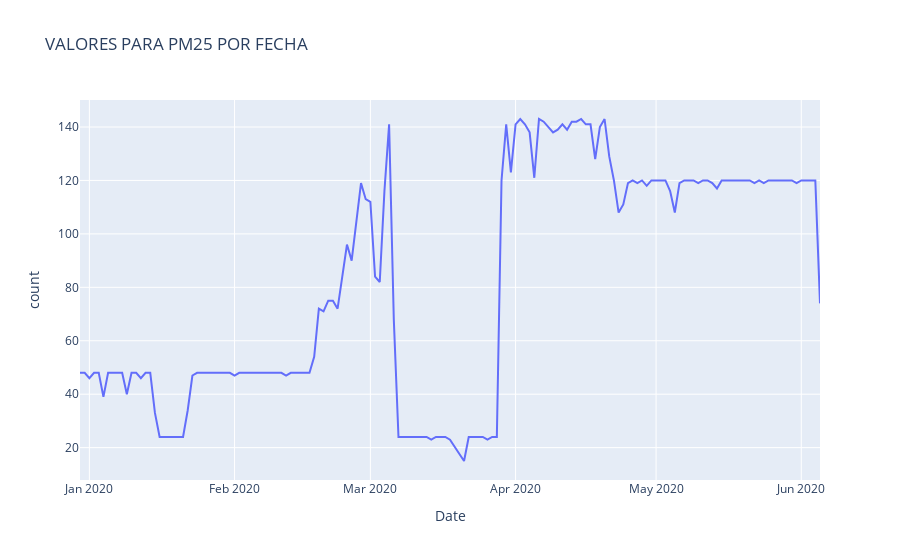

The notebook cell this image was saved under:
### Code cell
import plotly.express as px
fig = px.line(PEpm25pa,x='Date',y='count',title="VALORES PARA PM25 POR FECHA")
fig.show()

### Figure 1 — Plotly figure (JSON) as saved in the notebook; plotly's stock layout.template omitted (floating-point values rounded to 4 significant figures; data arrays with more than 128 entries replaced by an {"elided": "..."} marker saying what was removed)
{"data": [{"hovertemplate": "Date=%{x}<br>count=%{y}<extra></extra>", "legendgroup": "", "line": {"color": "#636efa", "dash": "solid"}, "mode": "lines", "name": "", "orientation": "v", "showlegend": false, "type": "scatter", "x": {"elided": "157 str values"}, "xaxis": "x", "y": {"elided": "157 int values"}, "yaxis": "y"}], "layout": {"legend": {"tracegroupgap": 0}, "title": {"text": "VALORES PARA PM25 POR FECHA"}, "xaxis": {"anchor": "y", "domain": [0, 1], "title": {"text": "Date"}}, "yaxis": {"anchor": "x", "domain": [0, 1], "title": {"text": "count"}}}}
